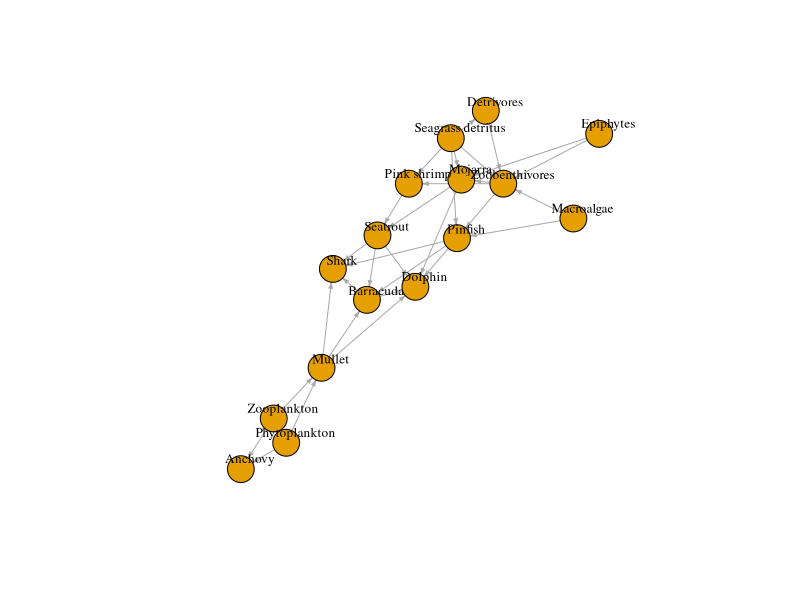
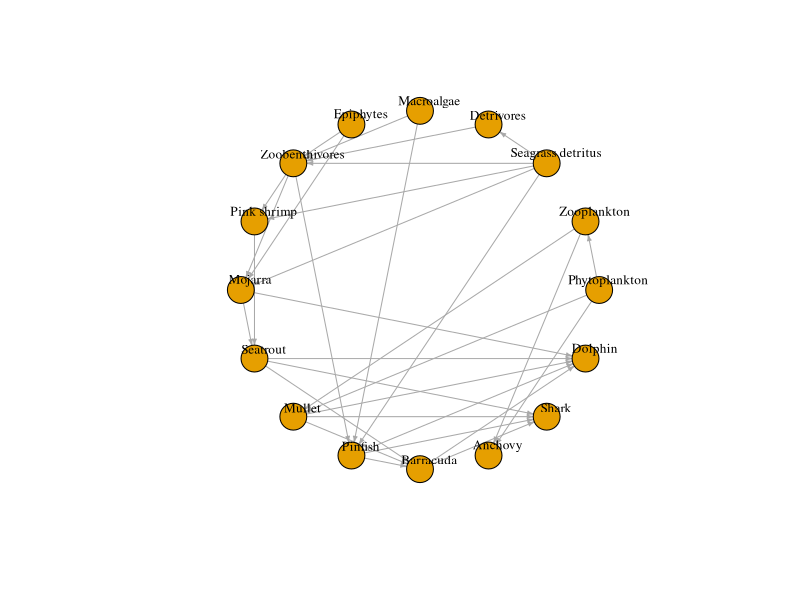
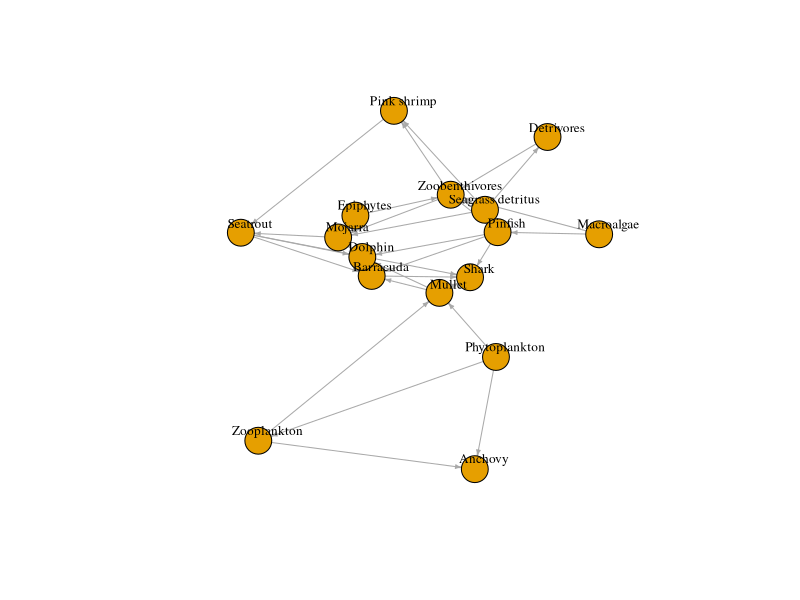
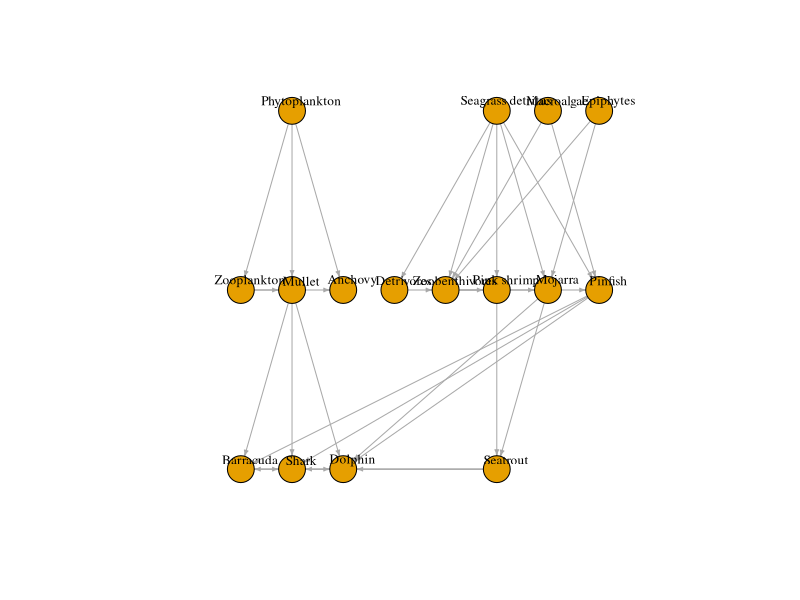
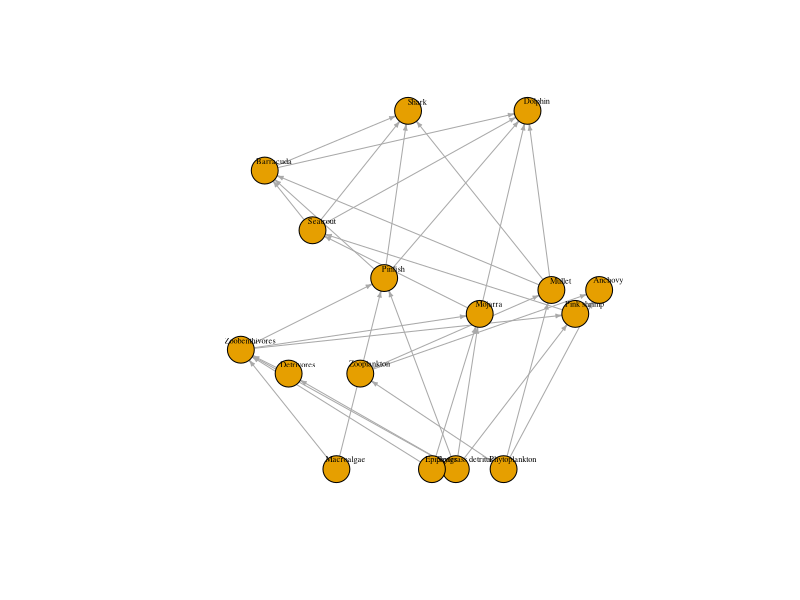
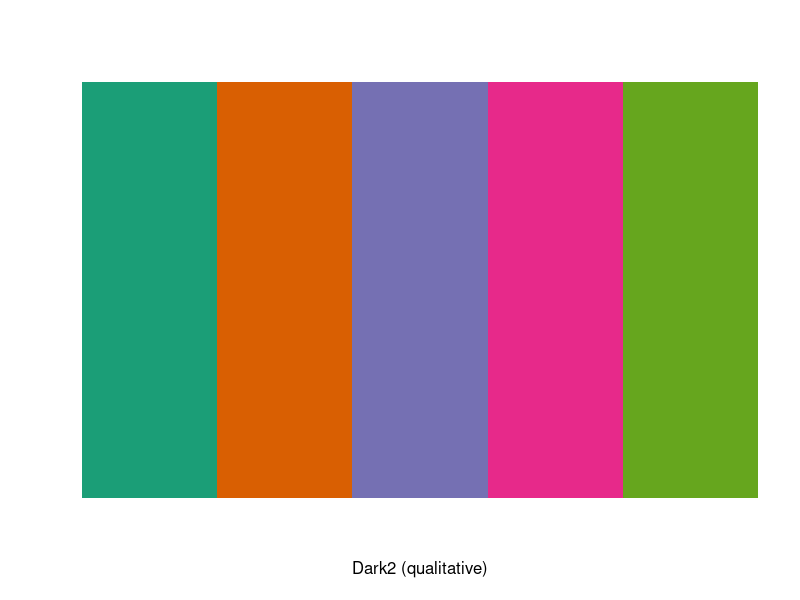
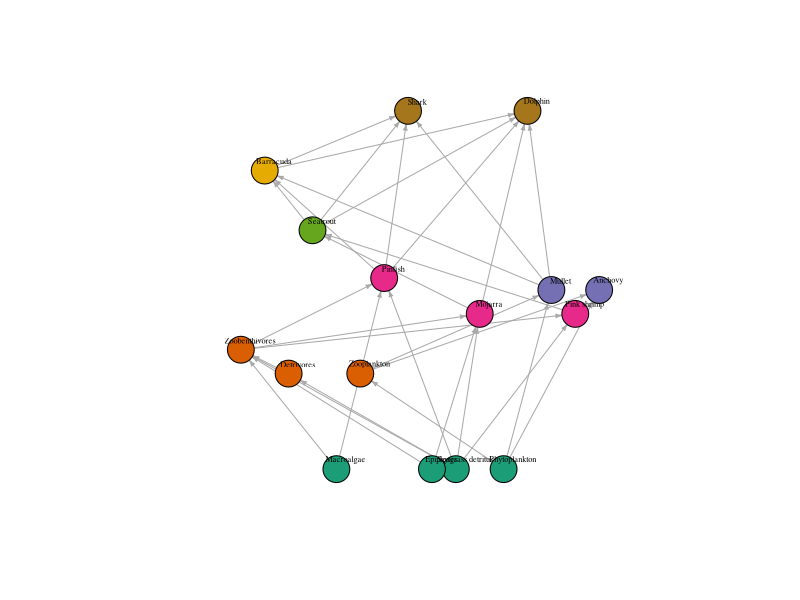
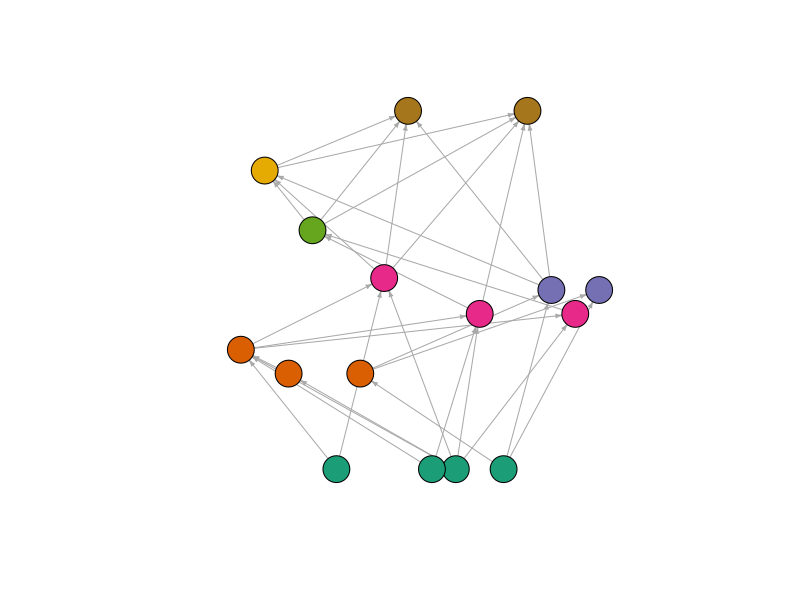

Here is the R script that generated these plots, in order:
## ---- chunk 1
knitr::opts_chunk$set(collapse = T, cache = T)
## ---- chunk 2
library(tidyverse)
library(igraph)

# load trophic groups
tg = read_csv("data/foodweb_example.csv")

tg

#Trophic links
tl = read_csv("data/trophic_links.csv")

tl

## ---- chunk 3
#define a adjacency matrix
tl.net = graph.data.frame(tl, directed = TRUE)

tl.net

#Get info igraph structure
summary(tl.net)
str(tl.net)

# number of nodes
vcount(tl.net)

# number of trophic linkages
ecount(tl.net)

#Change or add new descriptors
V(tl.net)$Species = V(tl.net)$name

# add group names to network
nodes = as.data.frame(V(tl.net)$name)
colnames(nodes) = c("Taxon")
nodes = left_join(nodes, tg, by = "Taxon")

V(tl.net)$FG = nodes$Group
V(tl.net)$TL = nodes$TL

# add weight to the network 
is.weighted(tl.net)
E(tl.net)$weight = E(tl.net)$Weight
is.weighted(tl.net)

## ---- chunk 4
#Random
plot(tl.net, vertex.label.color="black", vertex.label.dist=1, 
     edge.arrow.size = .3, vertex.label.cex = 0.8)

#Circular
plot(tl.net, vertex.label.color="black", vertex.label.dist=1, 
     edge.arrow.size = .3, vertex.label.cex = 0.8, layout = layout_in_circle)

#Kamada Kawai
plot(tl.net, vertex.label.color="black", vertex.label.dist=1, 
     edge.arrow.size = .3, vertex.label.cex = 0.8, layout = layout_with_kk)

#Tree
plot(tl.net, vertex.label.color="black", vertex.label.dist=1, 
     edge.arrow.size = .3, vertex.label.cex = 0.8, layout = layout_as_tree)

# with trophic level as y
lay = as.matrix(bind_cols(x = sample(1:vcount(tl.net)), y = nodes$TL))

plot(tl.net, vertex.label.color="black", vertex.label.dist=1, 
     edge.arrow.size = .3, vertex.label.cex = 0.5, layout = lay)

# add color to plots
library(RColorBrewer)
display.brewer.pal(5, "Dark2")

my_pal = tibble(col = brewer.pal(7, "Dark2"),
                Group = unique(tg$Group))

nodes = left_join(nodes, my_pal, by = 'Group')

plot(tl.net, vertex.label.color="black", vertex.label.dist=1, 
     edge.arrow.size = .3, vertex.label.cex = 0.5, layout = lay,
     vertex.color = nodes$col, displaylabels = TRUE)

plot(tl.net, vertex.label.color="black",
     edge.arrow.size = .3, layout = lay,
     vertex.color = nodes$col, vertex.label = NA)

# add weight of line to food web
plot(tl.net, vertex.label.color="black",
     edge.arrow.size = .3, layout = lay,
     vertex.color = nodes$col, vertex.label = NA,
     edge.width = E(tl.net)$Weight*8)

# add legend
legend("bottomleft", legend = my_pal$Group, pch = 21, col = "black",
       pt.bg = my_pal$col, pt.cex = 2, cex = .8, bty = "n", ncol = 1)
## ---- chunk 5
trophiclevels = function(net){
  #Get adjacency matrix 
  mat <- get.adjacency(net, sparse=F)
  
  #Detect basal node
  basal <- rownames(subset(mat, apply(mat, 2, sum)==0) & apply(mat, 1, sum)!= 0)
  #Compute the shortest path to basal node
  paths_prey <- suppressWarnings(shortest.paths(graph = net, v= V(net), to = V(net)[basal], 
                                                mode = "in", weights = NULL, algorithm = "unweighted"))
  
  paths_prey[is.infinite(paths_prey)] <- NA
  shortest_paths <- suppressWarnings(as.matrix(apply(paths_prey, 1, min, na.rm=TRUE)))
  #for species with no prey apart of them
  shortest_paths[is.infinite(shortest_paths)] <- NA
  
  # Shortest TL
  sTL <- 1 + shortest_paths
  
  # Compute average prey trophic level
  # inspired from cheddar package calculation
  W <- t(mat)
  rs <- rowSums(W)
  W <- W/matrix(rs, ncol = ncol(W), nrow = nrow(W))
  W[0 == rs, ] <- 0
  I <- diag(ncol(W))
  tl0<-rowSums(I - W)
  result <- tryCatch(solve(I - W), error = function(e) e)
  if ("error" %in% class(result)) {
    avtl <- rep(NA, ncol(pm))
    names(avtl) <- colnames(pm)
  }
  else {
    avtl <- rowSums(result)
  }
  
  # Short-weighted TL is the average between 
  # Shortest TL and average prey TL
  SWTL <- (sTL + avtl)/2
  
  return(SWTL)
}


plotfw = function(net, col=NULL, lab=NULL, size=NULL,
                   nylevel=7, maxsize=10, labcex=0.01,
                   ynum=6, ylab= "Trophic Level", ...){
  n <- vcount(net)
  if (!is.null(col)){
    V(net)$color <- col
  } else{
    V(net)$color <- rainbow(vcount(net))
  }
  if (!is.null(lab)){
    V(net)$name <- lab
  }
  if (!is.null(size)){
    V(net)$size <- size
  } else {
    V(net)$size <- maxsize/2
  }
  
  tl <- trophiclevels(net)
  dgpred <- tl

  bks <- c(0.9, seq(1.9, max(tl), length.out = nylevel))
  ynod <- cut(tl, breaks = bks, include.lowest = TRUE, 
              labels = 1:(length(bks)-1))

  maxx <- max(table(ynod))
  xnod <- rep(0,n)
  for (i in 1:nylevel){
    l <- sum(ynod==i)
    
    ltr <- (l/maxx)**(1/2)*maxx
    if (l>1) {
      xnod[ynod==i] <- seq(-ltr,ltr,length.out = l)
    } else {
      xnod[ynod==i] <- 0
    }
  }
  
  coo <- cbind(xnod,tl)
  
  #y axis with 1 and continuous axis from 2 to max TL.
  yax <- c(1, seq(2, max(tl), length.out = ynum-1))
  labax <- round(yax, 1)
  #rescale xax between -1 and 1
  laby <- (yax-min(yax))/(max(yax)-min(yax))*2 - 1
  
  plot(net, layout= coo, vertex.label.color="black", 
       vertex.label.cex=labcex, ...)
  axis(2, at = laby, labels = labax)
  mtext(ylab, side = 2, line=2)
  res <- data.frame(coo, "size"= V(net)$size, "color"= V(net)$color)
  names(res) <- c("x", "y", "size", "color")
  row.names(res) <- V(net)$name
  invisible(res)
}

## ---- chunk 6
plotfw(tl.net, col=nodes$col, size = 10,
       edge.width=0.3, edge.arrow.size=0.3)
## ---- chunk 7
S = vcount(tl.net)
S
## ---- chunk 8
C = ecount(tl.net)/(S*(S-1))
C
edge_density(tl.net, loops=F) 
## ---- chunk 9
# Generality
# Identify predator nodes, i.e. taxa with at least one prey
pred = degree(tl.net, mode="in")>0
# Compute mean generality of the food web, i.e. mean number of prey per predators
G = sum(degree(tl.net, mode="in")[pred])/sum(pred)
G
## ---- chunk 10
prey = degree(tl.net, mode="out")>0
# Compute the mean vulnerability, i.e. mean number of predators per prey
V = sum(degree(tl.net, mode="out")[prey])/sum(prey)
V
## ---- chunk 11
tl_noSG = tl %>% 
  filter(Diet != 'Seagrass detritus') 

noSG.net = graph.data.frame(tl_noSG, directed = TRUE)

# add group names to network
nodes_noSG = as.data.frame(V(noSG.net)$name)
colnames(nodes_noSG) = c("Taxon")
nodes_noSG = left_join(nodes_noSG, tg, by = "Taxon") %>% 
  left_join(my_pal, by = 'Group')

V(noSG.net)$FG = nodes_noSG$Group

noSG_pal = brewer.pal(7, "Dark2")
noSG_col = as.factor(get.vertex.attribute(noSG.net, "FG"))

plotfw(tl.net, col=nodes$col, size = 10,
       edge.width=0.3, edge.arrow.size=0.3)

plotfw(noSG.net, col=nodes_noSG$col, size = 10,
       edge.width=0.3, edge.arrow.size=0.3)


# connectance 
edge_density(tl.net, loops=F) 
edge_density(noSG.net, loops = F)

# Generality
# Identify predator nodes, i.e. taxa with at least one prey
pred = degree(tl.net, mode="in")>0
pred_noSG = degree(noSG.net, mode = 'in')>0
# Compute mean generality of the food web, i.e. mean number of prey per predators
sum(degree(tl.net, mode="in")[pred])/sum(pred)
sum(degree(tl.net, mode="in")[pred_noSG])/sum(pred_noSG)

# Vulnerability
prey = degree(tl.net, mode="out")>0
prey_noSG = degree(noSG.net, mode = 'out')>0
# Compute the mean vulnerability, i.e. mean number of predators per prey
sum(degree(tl.net, mode="out")[prey])/sum(prey)
sum(degree(noSG.net, mode="out")[prey_noSG])/sum(prey_noSG)
